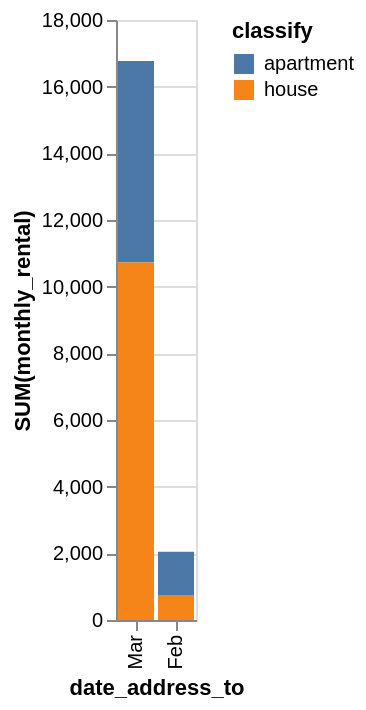

Source (Vega-Lite JSON):
### Vega-Lite specification from a JSON file in a GitHub repository (floating-point values rounded to 4 significant figures)
{"data": {"values": [{"x_data": "Feb", "y_data": 1297, "classify": "apartment"}, {"x_data": "Mar", "y_data": 6048, "classify": "apartment"}, {"x_data": "Feb", "y_data": 747, "classify": "house"}, {"x_data": "Mar", "y_data": 10722, "classify": "house"}]}, "mark": "bar", "encoding": {"x": {"field": "x_data", "type": "nominal", "title": "date_address_to", "sort": "descending"}, "y": {"field": "y_data", "type": "quantitative", "title": "SUM(monthly_rental)"}, "color": {"field": "classify"}}}
